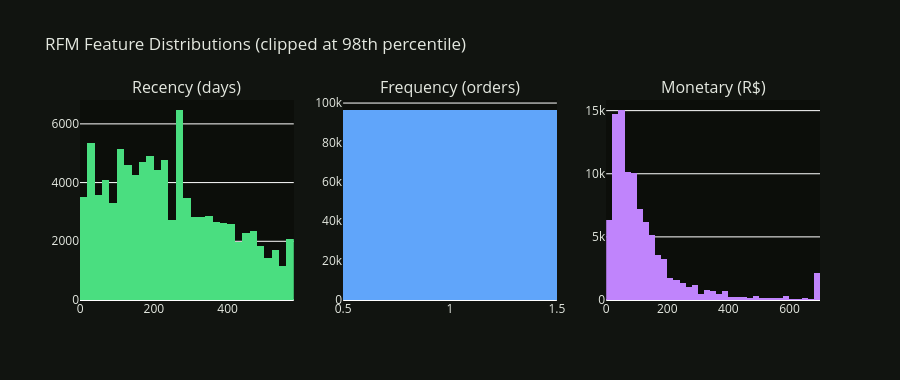

Notebook cell for this chart:
### Markdown cell above
## 3. Visualise RFM Distributions

### Code cell
fig = make_subplots(
    rows=1, cols=3,
    subplot_titles=['Recency (days)', 'Frequency (orders)', 'Monetary (R$)']
)

colors = ['#4ade80', '#60a5fa', '#c084fc']
for i, (col, color) in enumerate(zip(['recency','frequency','monetary'], colors), 1):
    # clip outliers for visualisation
    vals = rfm[col].clip(upper=rfm[col].quantile(0.98))
    fig.add_trace(
        go.Histogram(x=vals, marker_color=color, nbinsx=50, name=col),
        row=1, col=i
    )

fig.update_layout(
    height=380, showlegend=False,
    title='RFM Feature Distributions (clipped at 98th percentile)',
    plot_bgcolor='#0c0e0a', paper_bgcolor='#111410',
    font=dict(color='#e4e8e0')
)
fig.show()

### Figure 1 — Plotly figure (JSON) as saved in the notebook; plotly's stock layout.template omitted (floating-point values rounded to 4 significant figures; data arrays with more than 128 entries replaced by an {"elided": "..."} marker saying what was removed)
{"data": [{"marker": {"color": "#4ade80"}, "name": "recency", "nbinsx": 50, "type": "histogram", "x": {"elided": "96478 int values"}, "xaxis": "x", "yaxis": "y"}, {"marker": {"color": "#60a5fa"}, "name": "frequency", "nbinsx": 50, "type": "histogram", "x": {"elided": "96478 int values"}, "xaxis": "x2", "yaxis": "y2"}, {"marker": {"color": "#c084fc"}, "name": "monetary", "nbinsx": 50, "type": "histogram", "x": {"elided": "96478 float values"}, "xaxis": "x3", "yaxis": "y3"}], "layout": {"annotations": [{"font": {"size": 16}, "showarrow": false, "text": "Recency (days)", "x": 0.1444, "xanchor": "center", "xref": "paper", "y": 1, "yanchor": "bottom", "yref": "paper"}, {"font": {"size": 16}, "showarrow": false, "text": "Frequency (orders)", "x": 0.5, "xanchor": "center", "xref": "paper", "y": 1, "yanchor": "bottom", "yref": "paper"}, {"font": {"size": 16}, "showarrow": false, "text": "Monetary (R$)", "x": 0.8556, "xanchor": "center", "xref": "paper", "y": 1, "yanchor": "bottom", "yref": "paper"}], "font": {"color": "#e4e8e0"}, "height": 380, "paper_bgcolor": "#111410", "plot_bgcolor": "#0c0e0a", "showlegend": false, "title": {"text": "RFM Feature Distributions (clipped at 98th percentile)"}, "xaxis": {"anchor": "y", "domain": [0, 0.2889]}, "xaxis2": {"anchor": "y2", "domain": [0.3556, 0.6444]}, "xaxis3": {"anchor": "y3", "domain": [0.7111, 1]}, "yaxis": {"anchor": "x", "domain": [0, 1]}, "yaxis2": {"anchor": "x2", "domain": [0, 1]}, "yaxis3": {"anchor": "x3", "domain": [0, 1]}}}
